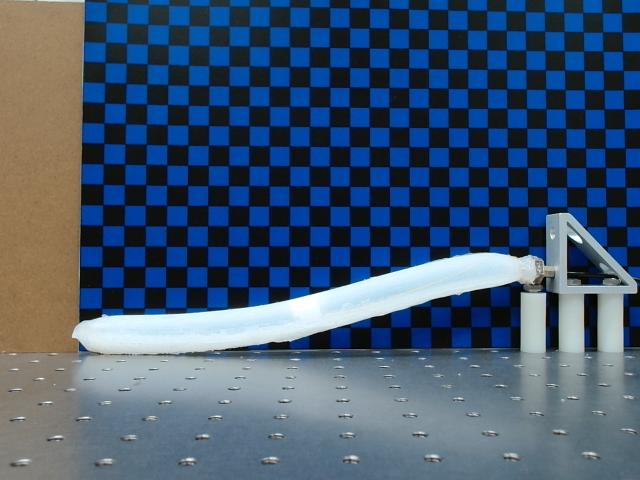
#> input picture data/D20K5_withgrid1/D20K5_withgrid1_18_psi13.2.png, 640 x 480 px, found by its file name; its folder holds only this picture in this run
$ python linedet.py
#> lines starting #> are read from the running program, lines starting #| are printed output that depends on the picture; after the words box and inside, x2 and y2 are one past the last pixel; in counts of white or black regions, pixels touching at a corner belong together
import cv2
import numpy as np
import os

from matplotlib import pyplot as plt

#cropping done manually right now, not so great to be doing it this way
def crop(img):
    cropimg = img[0:360, 80:965]
    return cropimg

testfold = 'data/D20K5_withgrid1/'
for path in os.listdir(testfold):

    testimpath = testfold+path
    print(testimpath)

    #crop and change colorspace
    img = crop(cv2.imread(testimpath, cv2.IMREAD_UNCHANGED))
#> in crop, `cropimg = img[0:360, 80:965]`:
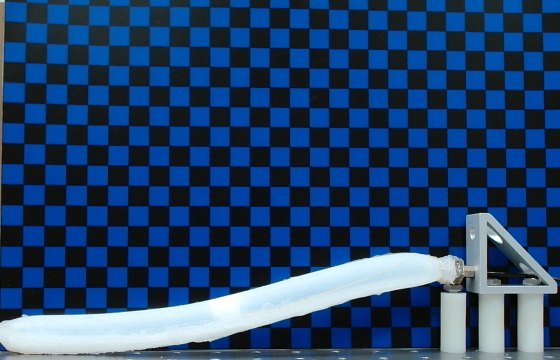
#> cropimg: shape (360, 560, 3); mean B, G, R 107.2, 67.1, 35
    img2 = cv2.cvtColor(img, cv2.COLOR_BGR2GRAY)
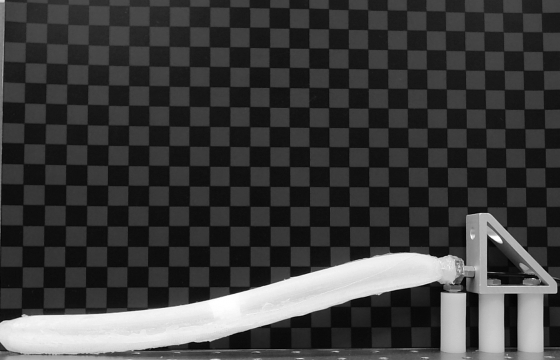
#> img2: shape (360, 560); min 1, max 255, mean 62.1


    #apply thresholding
    ret, mask = cv2.threshold(img2, 127, 255, cv2.THRESH_BINARY)
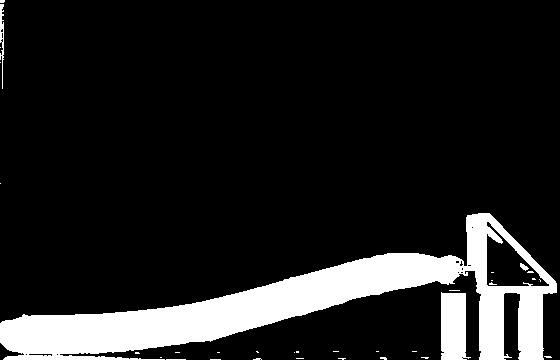
#> mask: shape (360, 560); 13% white; 33 white regions (28 under 20 px)

    #find contours
    contours, hierachy = cv2.findContours(mask, cv2.RETR_TREE, cv2.CHAIN_APPROX_SIMPLE)
#> contours = 48 contours, 42 with area under 20; largest, box (x1, y1, x2, y2) and area: (0, 213, 557, 360) 25093, (486, 221, 550, 287) 2020, (441, 292, 471, 360) 1574, (0, 4, 4, 89) 102, (28, 353, 53, 357) 50, (520, 263, 529, 271) 28

    #find chess board corners
    retchess, corners = cv2.findChessboardCorners(mask, (6,4), None)
#> retchess = False; corners = None

    #terminating criteria
    # https://www.tutorialspoint.com/how-to-find-patterns-in-a-chessboard-using-opencv-python
    criteria = (cv2.TERM_CRITERIA_EPS + cv2.TERM_CRITERIA_MAX_ITER, 30, 0.001)
    if retchess == True:
        corners2 = cv2.cornerSubPix(mask, corners, (11,11), (-1,-1), criteria)
        cv2.imshow('img', mask)
        cv2.waitKey(0)
        #draw countours
        #img = cv2.drawContours(img, contours, -1, (0,255,0),3)
        img = cv2.drawChessboardCorners(mask, (6,4), corners, retchess)
        cv2.imshow('Contours and Chessboard', mask)
        cv2.waitKey(0)


    # [10 lines of commented-out code are left out]

$ run again, on data/D20K5_withgrid1/D20K5_withgrid1_22_psi9.1.png
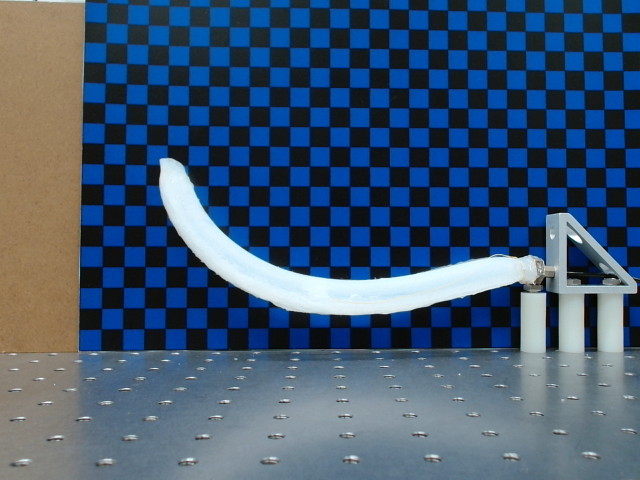
#> input picture data/D20K5_withgrid1/D20K5_withgrid1_22_psi9.1.png, 640 x 480 px, found by its file name
#> `img2 = cv2.cvtColor(img, cv2.COLOR_BGR2GRAY)`:
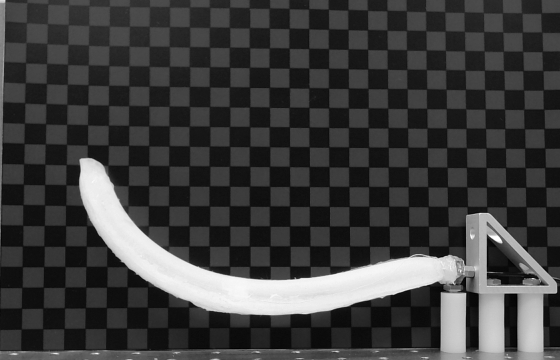
#> img2: shape (360, 560); min 1, max 255, mean 62
#> `ret, mask = cv2.threshold(img2, 127, 255, cv2.THRESH_BINARY)`:
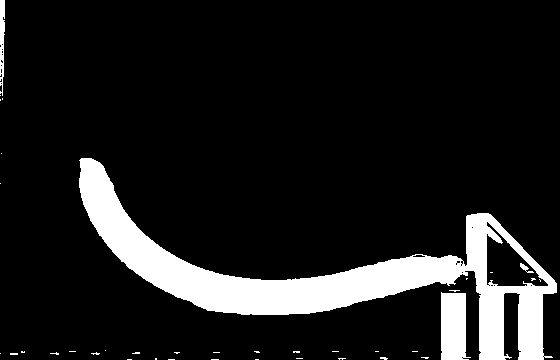
#> mask: shape (360, 560); 11.7% white; 38 white regions (34 under 20 px)
#> contours = 60 contours, 54 with area under 20; largest, box (x1, y1, x2, y2) and area: (79, 158, 557, 360) 22422, (486, 221, 549, 287) 1962, (441, 292, 471, 360) 1577, (0, 0, 5, 96) 258, (520, 263, 534, 273) 32, (412, 254, 426, 258) 30
#> retchess = False; corners = None

$ run again, on data/D20K5_withgrid1/D20K5_withgrid1_25_psi6.0.png
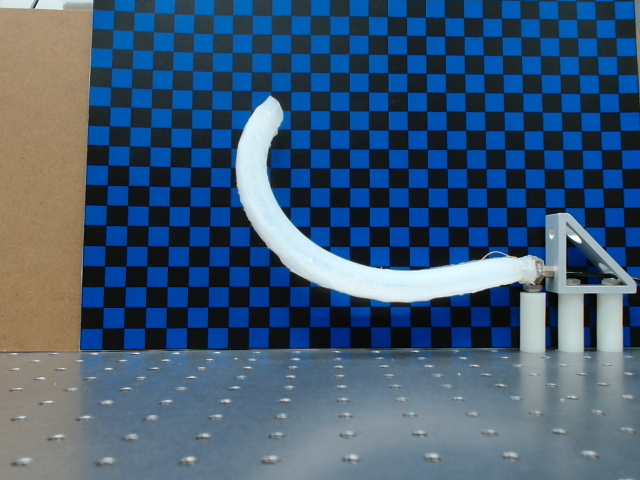
#> input picture data/D20K5_withgrid1/D20K5_withgrid1_25_psi6.0.png, 640 x 480 px, found by its file name
#> `img2 = cv2.cvtColor(img, cv2.COLOR_BGR2GRAY)`:
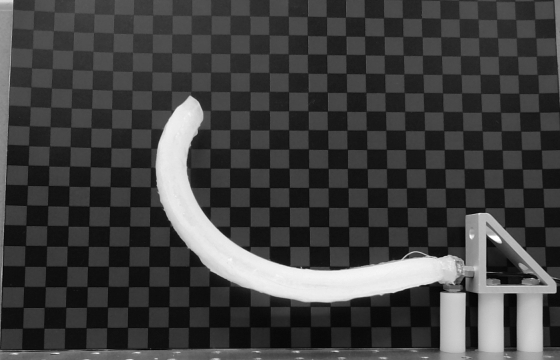
#> img2: shape (360, 560); min 1, max 255, mean 65.4
#> `ret, mask = cv2.threshold(img2, 127, 255, cv2.THRESH_BINARY)`:
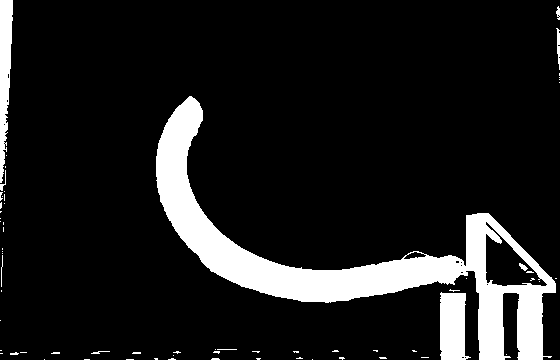
#> mask: shape (360, 560); 11.6% white; 66 white regions (56 under 20 px)
#> contours = 80 contours, 72 with area under 20; largest, box (x1, y1, x2, y2) and area: (156, 96, 556, 360) 20768, (485, 221, 548, 287) 1917, (440, 292, 471, 360) 1591, (0, 0, 13, 183) 1394, (403, 251, 427, 260) 105, (556, 28, 560, 70) 54, (519, 263, 528, 271) 26, (556, 6, 560, 20) 22
#> retchess = False; corners = None
